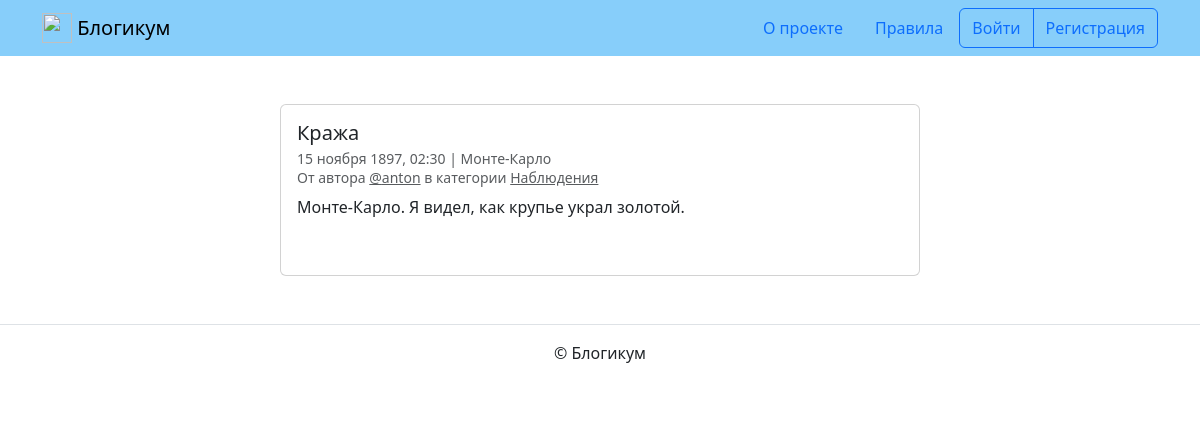
Page /posts/22/ on the earlier database version.
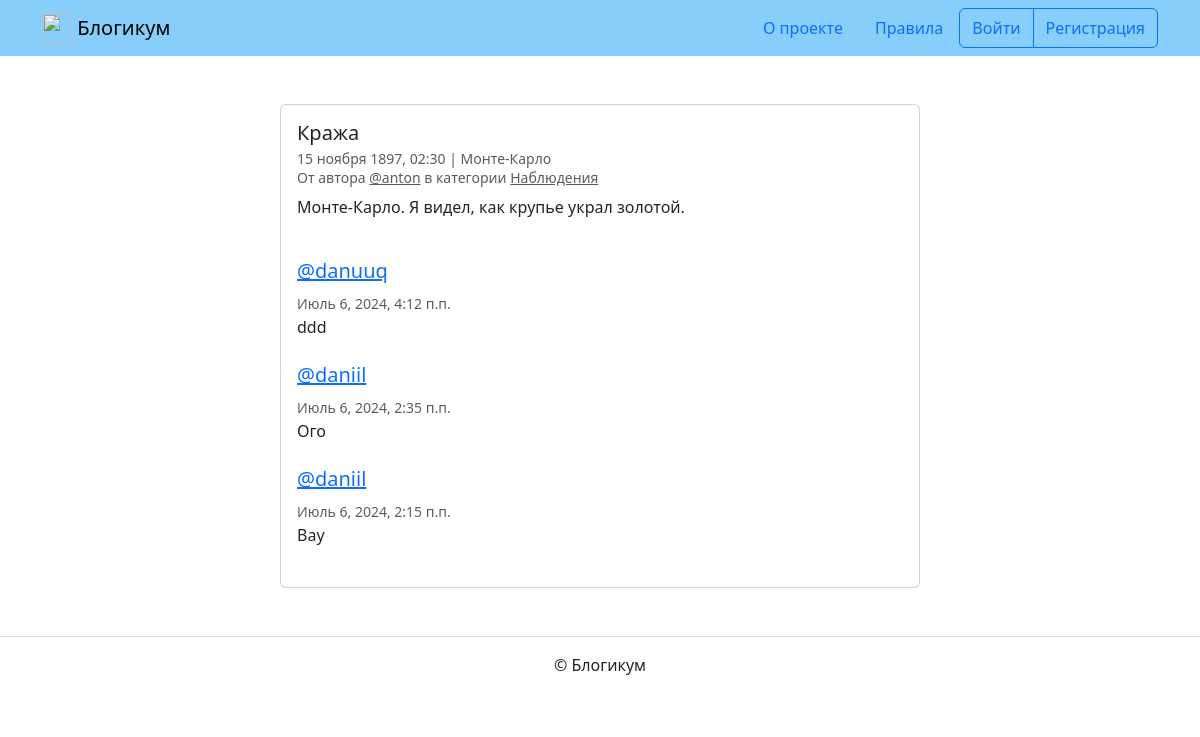
Same page on the later database version.
### blog/models.py (models this page shows)
class Comment(models.Model):
    text = models.TextField('Комментарий')
    publication = models.ForeignKey(
        Post,
        on_delete=models.CASCADE,
        related_name='comments',
    )
    created_at = models.DateTimeField(auto_now_add=True)
    author = models.ForeignKey(User, on_delete=models.CASCADE)
    class Meta:
        ordering = ('-created_at',)

### blog/views.py (the view)
class PostDetailView(DetailView):
    model = Post
    template_name = 'blog/detail.html'
    def get_context_data(self, **kwargs):
        context = super().get_context_data(**kwargs)
        context['form'] = CommentForm()
        context['comments'] = (
            self.object.comments.select_related('author')
        )
        return context

### templates/blog/detail.html (shortened to what this page needs)
{% extends "base.html" %}
{% block content %}
  <div class="col d-flex justify-content-center">
    <div class="card" style="width: 40rem;">
      <div class="card-body">
        <h5 class="card-title">{{ post.title }}</h5>
        <h6 class="card-subtitle mb-2 text-muted">
          <small>
            {{ post.pub_date|date:"d E Y, H:i" }} | {% if post.location and post.location.is_published %}{{ post.location.name }}{% else %}Планета Земля{% endif %}<br>
            От автора <a class="text-muted" href="{% url 'blog:profile' post.author.username %}">@{{ post.author.username }}</a> в
            категории {% include "includes/category_link.html" %}
          </small>
        </h6>
        <p class="card-text">{{ post.text|linebreaksbr }}</p>
        {% include "includes/comments.html" %}
      </div>
    </div>
  </div>
{% endblock %}

### templates/includes/comments.html (shortened to what this page needs)
{% if user.is_authenticated %}
  {% load django_bootstrap5 %}
{% endif %}
<br>
{% for comment in comments %}
  <div class="media mb-4">
    <div class="media-body">
      <h5 class="mt-0">
        <a href="{% url 'blog:profile' comment.author.username %}" name="comment_{{ comment.id }}">
          @{{ comment.author.username }}
        </a>
      </h5>
      <small class="text-muted">{{ comment.created_at }}</small>
      <br>
      {{ comment.text|linebreaksbr }}
    </div>
  </div>
{% endfor %}

Differences in the rows shown:
added Comment: author.username "danuuq", created_at "Июль 6, 2024, 4:12 п.п.", text "ddd"
added Comment: author.username "daniil", created_at "Июль 6, 2024, 2:35 п.п.", text "Ого"
added Comment: author.username "daniil", created_at "Июль 6, 2024, 2:15 п.п.", text "Вау"
